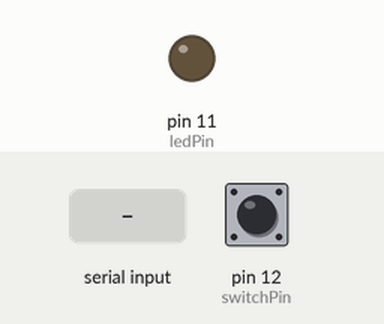
This sketch was run on a simulated Arduino Uno, built with avr-gcc and run on an emulated ATmega328P. Parts: output pins drawn as LEDs (lit = HIGH). The test bench sets the inputs (shaded band); at power-on: pin 12 (switchPin) HIGH. What the sketch prints to the serial monitor is not drawn.

Above: at 1.2 s.
1.3 s: byte 30 received over Serial
At 2.5 s:
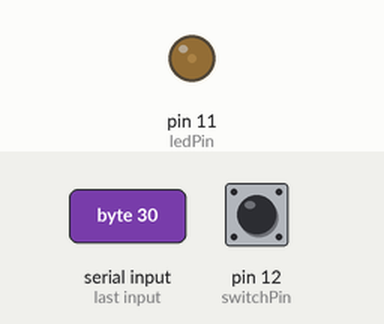
2.8 s: byte 90 received over Serial
At 3.6 s:
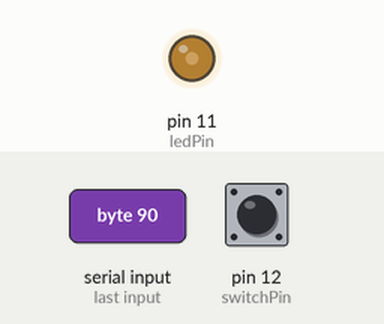
Timing chart, 0 to 5.8 s (numbered marks = the images above; inputs shaded):
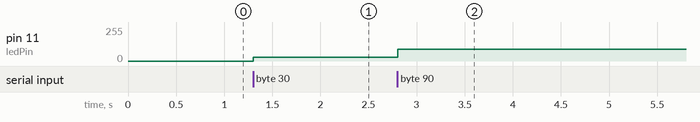

The sketch:

Serial_Input_Rev1.ino
```cpp
int thirdSensor = 0;    // digital sensor
int inByte = 0;         // incoming serial byte
  int switchPin = 12;
  int ledPin = 11;


void setup() {
  // start serial port at 9600 bps:
  Serial.begin(9600);
  while (!Serial) {
    ; // wait for serial port to connect. Needed for native USB port only
  }

  pinMode(ledPin, OUTPUT);
  pinMode(switchPin, INPUT_PULLUP);   // digital sensor is on digital pin 12
  //establishContact();  // send a byte to establish contact until receiver responds
}

void loop() {
  // if we get a valid byte, read analog ins:
  if (Serial.available() > 0) {
    // get incoming byte:
    inByte = Serial.read();
    analogWrite(ledPin, inByte);
  }

    thirdSensor = digitalRead(switchPin);

    Serial.println(thirdSensor);
    //Serial.println(inByte);

}
```

Measured:
- after the input at 1.3 s, pin 11 (ledPin): 0/255 → 30/255 at once
- after the input at 2.8 s, pin 11 (ledPin): 30/255 → 90/255 at once
